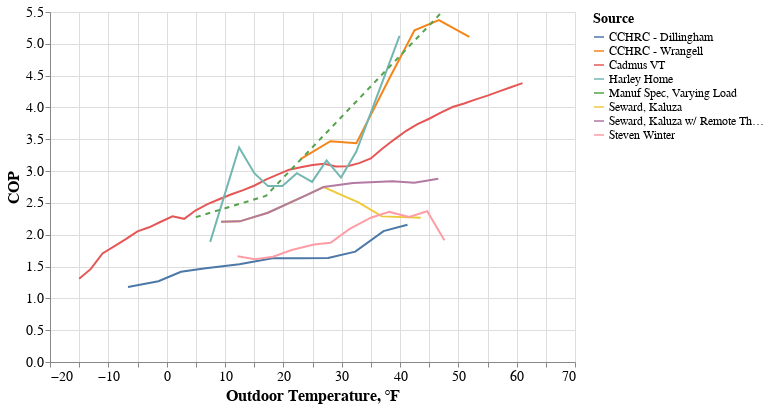

Notebook code cell kept with this figure:
### Code cell
line1 = alt.Chart(df.query('field_study == True')).mark_line().encode(
    x = 'temperature',
    y = 'cop',
    color = 'source:N',
    #opacity = 'Selected:N',
)
line2 = alt.Chart(df.query('field_study == False')).mark_line(strokeDash=[5,5]).encode(
    x = alt.X('temperature', axis=alt.Axis(title='Outdoor Temperature, ℉')),
    y = alt.Y('cop', axis=alt.Axis(title='COP')),
    color = alt.Color('source:N', legend=alt.Legend(title="Source")),
    #opacity = 'Selected:N',
)
line1 + line2

### Figure 1 — Vega-Lite specification as saved in the notebook (floating-point values rounded to 4 significant figures)
{"$schema": "https://vega.github.io/schema/vega-lite/v2.6.0.json", "config": {"axis": {"labelFontSize": 14, "titleFontSize": 16}, "legend": {"labelFontSize": 12, "titleFontSize": 14}, "view": {"height": 350, "width": 525}}, "datasets": {"data-2c955957665f79f242243a90ea268c7a": [{"cop": 2.203, "field_study": true, "hspf": 13.4, "source": "Seward, Kaluza", "temperature": 9.323}, {"cop": 2.21, "field_study": true, "hspf": 13.4, "source": "Seward, Kaluza", "temperature": 12.53}, {"cop": 2.346, "field_study": true, "hspf": 13.4, "source": "Seward, Kaluza", "temperature": 17.36}, {"cop": 2.618, "field_study": true, "hspf": 13.4, "source": "Seward, Kaluza", "temperature": 23.87}, {"cop": 2.749, "field_study": true, "hspf": 13.4, "source": "Seward, Kaluza", "temperature": 26.89}, {"cop": 2.509, "field_study": true, "hspf": 13.4, "source": "Seward, Kaluza", "temperature": 32.87}, {"cop": 2.288, "field_study": true, "hspf": 13.4, "source": "Seward, Kaluza", "temperature": 36.89}, {"cop": 2.267, "field_study": true, "hspf": 13.4, "source": "Seward, Kaluza", "temperature": 43.56}, {"cop": 2.203, "field_study": true, "hspf": 13.4, "source": "Seward, Kaluza w/ Remote Therm", "temperature": 9.323}, {"cop": 2.21, "field_study": true, "hspf": 13.4, "source": "Seward, Kaluza w/ Remote Therm", "temperature": 12.53}, {"cop": 2.346, "field_study": true, "hspf": 13.4, "source": "Seward, Kaluza w/ Remote Therm", "temperature": 17.36}, {"cop": 2.618, "field_study": true, "hspf": 13.4, "source": "Seward, Kaluza w/ Remote Therm", "temperature": 23.87}, {"cop": 2.749, "field_study": true, "hspf": 13.4, "source": "Seward, Kaluza w/ Remote Therm", "temperature": 26.89}, {"cop": 2.814, "field_study": true, "hspf": 13.4, "source": "Seward, Kaluza w/ Remote Therm", "temperature": 31.96}, {"cop": 2.842, "field_study": true, "hspf": 13.4, "source": "Seward, Kaluza w/ Remote Therm", "temperature": 38.68}, {"cop": 2.815, "field_study": true, "hspf": 13.4, "source": "Seward, Kaluza w/ Remote Therm", "temperature": 42.48}, {"cop": 2.88, "field_study": true, "hspf": 13.4, "source": "Seward, Kaluza w/ Remote Therm", "temperature": 46.56}, {"cop": 1.178, "field_study": true, "hspf": 10, "source": "CCHRC - Dillingham", "temperature": -6.629}, {"cop": 1.269, "field_study": true, "hspf": 10, "source": "CCHRC - Dillingham", "temperature": -1.409}, {"cop": 1.417, "field_study": true, "hspf": 10, "source": "CCHRC - Dillingham", "temperature": 2.452}, {"cop": 1.474, "field_study": true, "hspf": 10, "source": "CCHRC - Dillingham", "temperature": 6.692}, {"cop": 1.537, "field_study": true, "hspf": 10, "source": "CCHRC - Dillingham", "temperature": 12.47}, {"cop": 1.629, "field_study": true, "hspf": 10, "source": "CCHRC - Dillingham", "temperature": 18.11}, {"cop": 1.632, "field_study": true, "hspf": 10, "source": "CCHRC - Dillingham", "temperature": 22.84}, {"cop": 1.636, "field_study": true, "hspf": 10, "source": "CCHRC - Dillingham", "temperature": 27.68}, {"cop": 1.735, "field_study": true, "hspf": 10, "source": "CCHRC - Dillingham", "temperature": 32.33}, {"cop": 2.057, "field_study": true, "hspf": 10, "source": "CCHRC - Dillingham", "temperature": 37.18}, {"cop": 2.157, "field_study": true, "hspf": 10, "source": "CCHRC - Dillingham", "temperature": 41.28}, {"cop": 3.19, "field_study": true, "hspf": 12, "source": "CCHRC - Wrangell", "temperature": 23.01}, {"cop": 3.469, "field_study": true, "hspf": 12, "source": "CCHRC - Wrangell", "temperature": 28.07}, {"cop": 3.437, "field_study": true, "hspf": 12, "source": "CCHRC - Wrangell", "temperature": 32.52}, {"cop": 4.405, "field_study": true, "hspf": 12, "source": "CCHRC - Wrangell", "temperature": 37.88}, {"cop": 5.213, "field_study": true, "hspf": 12, "source": "CCHRC - Wrangell", "temperature": 42.49}, {"cop": 5.372, "field_study": true, "hspf": 12, "source": "CCHRC - Wrangell", "temperature": 46.66}, {"cop": 5.107, "field_study": true, "hspf": 12, "source": "CCHRC - Wrangell", "temperature": 51.88}, {"cop": 1.307, "field_study": true, "hspf": 11.91, "source": "Cadmus VT", "temperature": -15}, {"cop": 1.463, "field_study": true, "hspf": 11.91, "source": "Cadmus VT", "temperature": -13}, {"cop": 1.706, "field_study": true, "hspf": 11.91, "source": "Cadmus VT", "temperature": -11}, {"cop": 1.817, "field_study": true, "hspf": 11.91, "source": "Cadmus VT", "temperature": -9}, {"cop": 1.93, "field_study": true, "hspf": 11.91, "source": "Cadmus VT", "temperature": -7}, {"cop": 2.052, "field_study": true, "hspf": 11.91, "source": "Cadmus VT", "temperature": -5}, {"cop": 2.117, "field_study": true, "hspf": 11.91, "source": "Cadmus VT", "temperature": -3}, {"cop": 2.204, "field_study": true, "hspf": 11.91, "source": "Cadmus VT", "temperature": -1}, {"cop": 2.289, "field_study": true, "hspf": 11.91, "source": "Cadmus VT", "temperature": 1}, {"cop": 2.25, "field_study": true, "hspf": 11.91, "source": "Cadmus VT", "temperature": 3}, {"cop": 2.384, "field_study": true, "hspf": 11.91, "source": "Cadmus VT", "temperature": 5}, {"cop": 2.48, "field_study": true, "hspf": 11.91, "source": "Cadmus VT", "temperature": 7}, {"cop": 2.558, "field_study": true, "hspf": 11.91, "source": "Cadmus VT", "temperature": 9}, {"cop": 2.632, "field_study": true, "hspf": 11.91, "source": "Cadmus VT", "temperature": 11}, {"cop": 2.697, "field_study": true, "hspf": 11.91, "source": "Cadmus VT", "temperature": 13}, {"cop": 2.77, "field_study": true, "hspf": 11.91, "source": "Cadmus VT", "temperature": 15}, {"cop": 2.866, "field_study": true, "hspf": 11.91, "source": "Cadmus VT", "temperature": 17}, {"cop": 2.944, "field_study": true, "hspf": 11.91, "source": "Cadmus VT", "temperature": 19}, {"cop": 3.022, "field_study": true, "hspf": 11.91, "source": "Cadmus VT", "temperature": 21}, {"cop": 3.059, "field_study": true, "hspf": 11.91, "source": "Cadmus VT", "temperature": 23}, {"cop": 3.094, "field_study": true, "hspf": 11.91, "source": "Cadmus VT", "temperature": 25}, {"cop": 3.114, "field_study": true, "hspf": 11.91, "source": "Cadmus VT", "temperature": 27}, {"cop": 3.074, "field_study": true, "hspf": 11.91, "source": "Cadmus VT", "temperature": 29}, {"cop": 3.076, "field_study": true, "hspf": 11.91, "source": "Cadmus VT", "temperature": 31}, {"cop": 3.125, "field_study": true, "hspf": 11.91, "source": "Cadmus VT", "temperature": 33}, {"cop": 3.198, "field_study": true, "hspf": 11.91, "source": "Cadmus VT", "temperature": 35}, {"cop": 3.355, "field_study": true, "hspf": 11.91, "source": "Cadmus VT", "temperature": 37}, {"cop": 3.495, "field_study": true, "hspf": 11.91, "source": "Cadmus VT", "temperature": 39}, {"cop": 3.629, "field_study": true, "hspf": 11.91, "source": "Cadmus VT", "temperature": 41}, {"cop": 3.737, "field_study": true, "hspf": 11.91, "source": "Cadmus VT", "temperature": 43}, {"cop": 3.823, "field_study": true, "hspf": 11.91, "source": "Cadmus VT", "temperature": 45}, {"cop": 3.919, "field_study": true, "hspf": 11.91, "source": "Cadmus VT", "temperature": 47}, {"cop": 4.007, "field_study": true, "hspf": 11.91, "source": "Cadmus VT", "temperature": 49}, {"cop": 4.063, "field_study": true, "hspf": 11.91, "source": "Cadmus VT", "temperature": 51}, {"cop": 4.127, "field_study": true, "hspf": 11.91, "source": "Cadmus VT", "temperature": 53}, {"cop": 4.185, "field_study": true, "hspf": 11.91, "source": "Cadmus VT", "temperature": 55}, {"cop": 4.253, "field_study": true, "hspf": 11.91, "source": "Cadmus VT", "temperature": 57}, {"cop": 4.318, "field_study": true, "hspf": 11.91, "source": "Cadmus VT", "temperature": 59}, {"cop": 4.382, "field_study": true, "hspf": 11.91, "source": "Cadmus VT", "temperature": 61}, {"cop": 1.888, "field_study": true, "hspf": 12, "source": "Harley Home", "temperature": 7.466}, {"cop": 3.371, "field_study": true, "hspf": 12, "source": "Harley Home", "temperature": 12.42}, {"cop": 2.966, "field_study": true, "hspf": 12, "source": "Harley Home", "temperature": 15.03}, {"cop": 2.764, "field_study": true, "hspf": 12, "source": "Harley Home", "temperature": 17.37}, {"cop": 2.764, "field_study": true, "hspf": 12, "source": "Harley Home", "temperature": 19.84}, {"cop": 2.966, "field_study": true, "hspf": 12, "source": "Harley Home", "temperature": 22.32}, {"cop": 2.831, "field_study": true, "hspf": 12, "source": "Harley Home", "temperature": 24.93}, {"cop": 3.169, "field_study": true, "hspf": 12, "source": "Harley Home", "temperature": 27.41}, {"cop": 2.899, "field_study": true, "hspf": 12, "source": "Harley Home", "temperature": 29.88}, {"cop": 3.303, "field_study": true, "hspf": 12, "source": "Harley Home", "temperature": 32.5}, {"cop": 3.91, "field_study": true, "hspf": 12, "source": "Harley Home", "temperature": 34.97}, {"cop": 4.517, "field_study": true, "hspf": 12, "source": "Harley Home", "temperature": 37.45}, {"cop": 5.124, "field_study": true, "hspf": 12, "source": "Harley Home", "temperature": 39.92}, {"cop": 1.662, "field_study": true, "hspf": 12, "source": "Steven Winter", "temperature": 12.14}, {"cop": 1.616, "field_study": true, "hspf": 12, "source": "Steven Winter", "temperature": 15.14}, {"cop": 1.653, "field_study": true, "hspf": 12, "source": "Steven Winter", "temperature": 18.21}, {"cop": 1.761, "field_study": true, "hspf": 12, "source": "Steven Winter", "temperature": 21.43}, {"cop": 1.846, "field_study": true, "hspf": 12, "source": "Steven Winter", "temperature": 25.24}, {"cop": 1.875, "field_study": true, "hspf": 12, "source": "Steven Winter", "temperature": 28.09}, {"cop": 2.091, "field_study": true, "hspf": 12, "source": "Steven Winter", "temperature": 31.37}, {"cop": 2.267, "field_study": true, "hspf": 12, "source": "Steven Winter", "temperature": 35.0}, {"cop": 2.359, "field_study": true, "hspf": 12, "source": "Steven Winter", "temperature": 38.16}, {"cop": 2.28, "field_study": true, "hspf": 12, "source": "Steven Winter", "temperature": 41.58}, {"cop": 2.369, "field_study": true, "hspf": 12, "source": "Steven Winter", "temperature": 44.67}, {"cop": 1.914, "field_study": true, "hspf": 12, "source": "Steven Winter", "temperature": 47.61}], "data-a3e6e4a72c701d963423593c2be48d4b": [{"cop": 2.277, "field_study": false, "hspf": null, "source": "Manuf Spec, Varying Load", "temperature": 5}, {"cop": 2.61, "field_study": false, "hspf": null, "source": "Manuf Spec, Varying Load", "temperature": 17}, {"cop": 5.481, "field_study": false, "hspf": null, "source": "Manuf Spec, Varying Load", "temperature": 47}]}, "layer": [{"data": {"name": "data-2c955957665f79f242243a90ea268c7a"}, "encoding": {"color": {"field": "source", "type": "nominal"}, "x": {"field": "temperature", "type": "quantitative"}, "y": {"field": "cop", "type": "quantitative"}}, "mark": "line"}, {"data": {"name": "data-a3e6e4a72c701d963423593c2be48d4b"}, "encoding": {"color": {"field": "source", "legend": {"title": "Source"}, "type": "nominal"}, "x": {"axis": {"title": "Outdoor Temperature, ℉"}, "field": "temperature", "type": "quantitative"}, "y": {"axis": {"title": "COP"}, "field": "cop", "type": "quantitative"}}, "mark": {"strokeDash": [5, 5], "type": "line"}}]}
